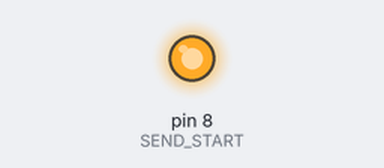
The sketch below on a simulated Arduino Uno, built with avr-gcc and run on an emulated ATmega328P. Shown: output pins drawn as LEDs (lit = HIGH). Random numbers use the default seed unless the sketch sets one; what the sketch prints to the serial monitor is not drawn.

Above: at 0.05 s.
At 5.6 s:
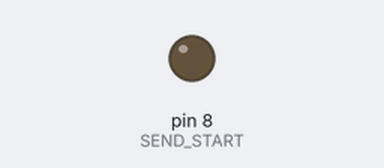
Timing chart, 0 to 14.4 s (numbered marks = the images above):
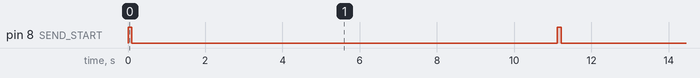

Measured:
- by itself, pin 8 (SEND_START): alternates HIGH for 0.10 s and LOW for 11.0 s

The sketch:

turretTest.ino
```cpp
const int RX = 0;
const int TX = 1;
const int SEND_START = 8;

const int START_FRAME = 0xDEAD;
const int END_FRAME = 0x5AFE;

boolean fire;
byte horizontal[4];
byte vertical[4];

template <class t>
uint8_t* serialize(t *data)
{
  uint8_t *serialData = new uint8_t [sizeof(t)];
  memcpy((void *)serialData, (void*)data, sizeof(t));
  return serialData;
}


void setup() {
  // put your setup code here, to run once:
  Serial.begin(9600);
  pinMode(SEND_START, OUTPUT);
  fire = true;
}

void loop() {
  // put your main code here, to run repeatedly:
  float h = ((float)random(0, 720)) / 2.0;
  float v = ((float)random(0, 180)) / 2.0;

  uint8_t * ser_h = serialize(&h);
  uint8_t * ser_v = serialize(&v);
  uint8_t * startFrame = serialize(&START_FRAME);
  uint8_t * endFrame = serialize(&END_FRAME);

  digitalWrite(SEND_START, HIGH);
  delay(100);
  digitalWrite(SEND_START, LOW);
  // start frame
  Serial.write(startFrame, 2);
  // data
  Serial.write(ser_h, 4);
  Serial.write(ser_v, 4);
  Serial.write(fire);
  // end frame
  Serial.write(endFrame, 2);
  Serial.flush();
  delay(1000);
  fire = !fire;

  delay(10000);
}
```
